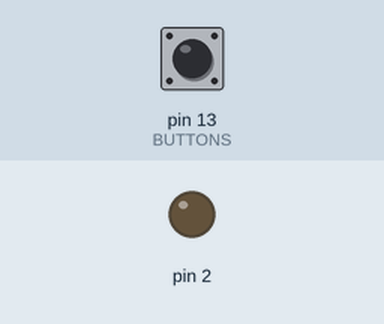
This sketch was run on a simulated Arduino Uno, built with avr-gcc and run on an emulated ATmega328P. On the bench: output pins drawn as LEDs (lit = HIGH). Inputs (shaded band) come from the test bench; at power-on: pin 13 (BUTTONS) LOW.

Above: at 1.2 s.
1.3 s: pin 13 (BUTTONS) pulled HIGH for 0.15 s
At 1.37 s:
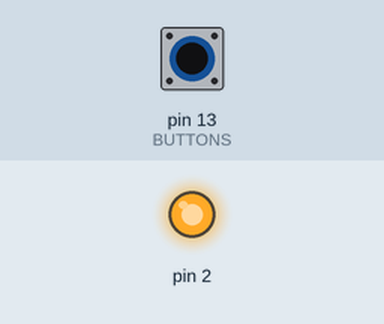
2.9 s: pin 13 (BUTTONS) pulled HIGH for 3.2 s
At 6.7 s:
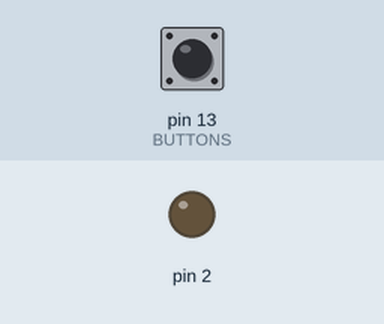
Timing chart, 0 to 8.2 s (numbered marks = the images above; inputs shaded):
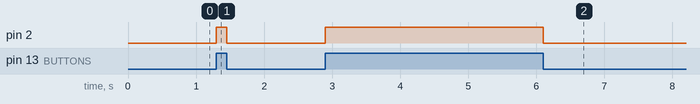

Measured:
- after the input at 1.3 s, pin 2: LOW → HIGH at once, → LOW 0.15 s later
- after the input at 2.9 s, pin 2: LOW → HIGH at once, → LOW 3.2 s later

The sketch:

3rd_project2.ino
```cpp
void setup()
{
  pinMode(2,OUTPUT);
  pinMode(13,INPUT);
}

void loop()
{
  int button_state = digitalRead(13);//WE READ THE BUTTONS'S VALUE.
  digitalWrite(2,button_state);//LED does what the button_state is(HIGH or LOW).
}
```
